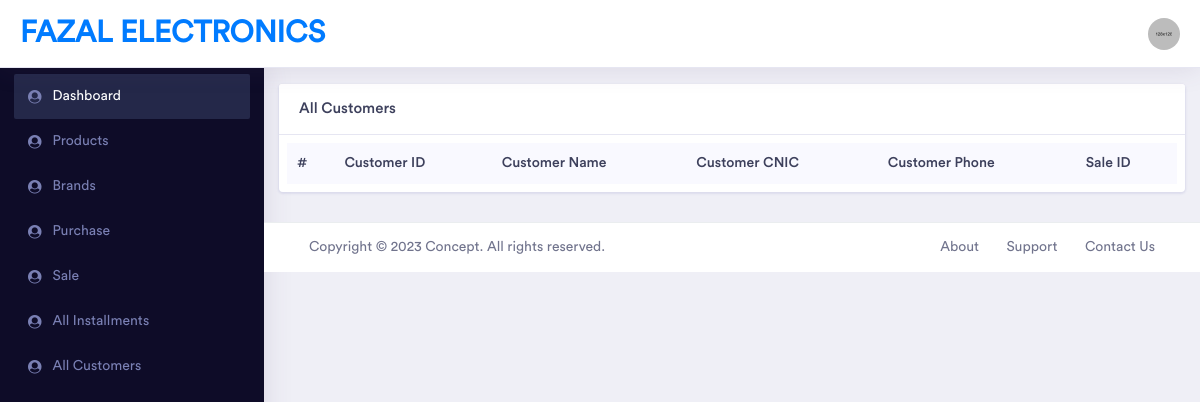
/views/customer/customers.php, run on an earlier commit of the app's database.
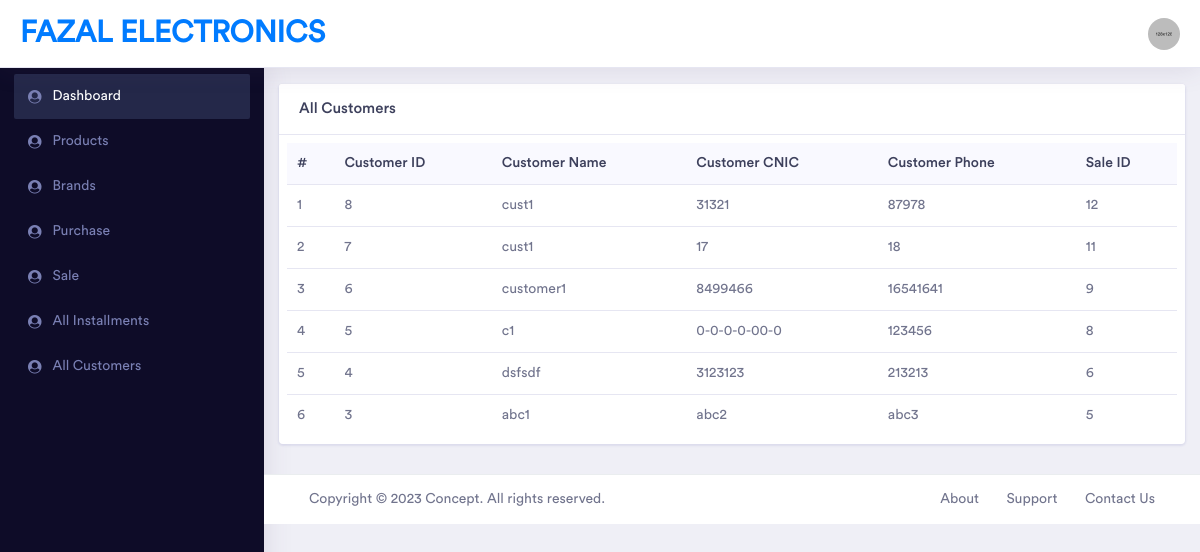
And on a later commit of the database.
### tables this page shows
CREATE TABLE `customer` (
  `id` int(11) NOT NULL,
  `customer_name` varchar(512) DEFAULT NULL,
  `customer_phone` varchar(512) DEFAULT NULL,
  `cnic` varchar(264) DEFAULT NULL,
  `sale_id` varchar(512) DEFAULT NULL,
  `status` varchar(11) DEFAULT '1',
  `created_on` datetime DEFAULT NULL
);

### views/customer/customers.php (the view, shortened to what this page needs)
<?php
    include '../../includes/header.php';
    include '../../includes/sidebar.php';
?>
<div class="dashboard-wrapper">
    <div class="container-fluid">
        <div class="row mt-4">
            <div class="col-12">
            <div class="card">
                <h5 class="card-header">All Customers</h5>
                <div class="card-body p-0">
                    <div class="table-responsive p-2">
                        <table class="table" id="all_customers_table">
                            <thead class="bg-light">
                                <tr class="border-0">
                                    <th class="border-0">#</th>
                                    <th class="border-0">Customer ID</th>
                                    <th class="border-0">Customer Name</th>
                                    <th class="border-0">Customer CNIC</th>
                                    <th class="border-0">Customer Phone</th>
                                    <th class="border-0">Sale ID</th>
                                </tr>
                            </thead>
                            <tbody>
                            <?php
                            $ret=mysqli_query($con,"SELECT * FROM `customer` ORDER BY id DESC");
                            $count=1;
                            while ($row=mysqli_fetch_array($ret))
                            {
                                ?>
                                <tr>
                                    <td><?=$count?></td>
                                    <td><?=$row['id']?> </td>
                                    <td><?=$row['customer_name']?> </td>
                                    <td><?=$row['cnic']?> </td>
                                    <td><?=$row['customer_phone']?> </td>
                                    <td><?=$row['sale_id']?> </td>
                                </tr>
                                <?php
                                $count++;
                            }
                            ?>
                            </tbody>
                        </table>
                    </div>
                </div>
            </div>
            </div>
        </div>
    </div>
<?php
    include '../../includes/footer.php';
?>

What changed in the data, as far as the page shows it:
added customer: id "8", customer_name "cust1", cnic "31321", customer_phone "87978", sale "12"
added customer: id "7", customer_name "cust1", cnic "17", customer_phone "18", sale "11"
added customer: id "6", customer_name "customer1", cnic "8499466", customer_phone "16541641", sale "9"
added customer: id "5", customer_name "c1", cnic "0-0-0-0-00-0", customer_phone "123456", sale "8"
added customer: id "4", customer_name "dsfsdf", cnic "3123123", customer_phone "213213", sale "6"
added customer: id "3", customer_name "abc1", cnic "abc2", customer_phone "abc3", sale "5"
